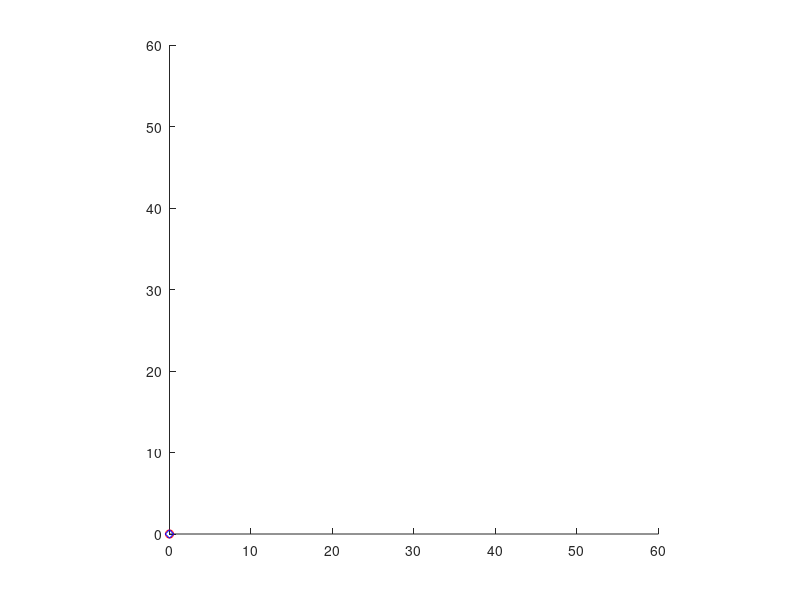

Here is the MATLAB script that generated this plot: (Note: this script raises an error after producing the figure.)
function simulation_loop()

    close all
    clf
    hold on
    plot_prediction = plot(0,0,'or-');
    plot_trajectory = plot(0,0,'db-');
    axis equal
    xlim([0 60])
    ylim([0 60])
    
    current_state = [0; 0];
    current_MPC_solution = [];
    
    [H, Ts, id_v, id_theta,id_x1,id_x2] = parameters;
    [xobs,yobs, obj_coord,radius] = obstacle;

    for k = 1:10
        
        %% Run the controller
        [command, current_MPC_solution, predicted_trajectory] = ...
            mpcoptimizetrajectory(current_state, current_MPC_solution);
        
        %% Run the simulation
        current_state = simulate_timestep(current_state, command);

        %% Visualize
        plot(xobs,yobs);
        plot_prediction.XData = predicted_trajectory(:,1);
        plot_prediction.YData = predicted_trajectory(:,2);
        plot_trajectory.XData(end+1) = current_state(1);
        plot_trajectory.YData(end+1) = current_state(2);
        
        drawnow
        pause(0.05)
    end

end